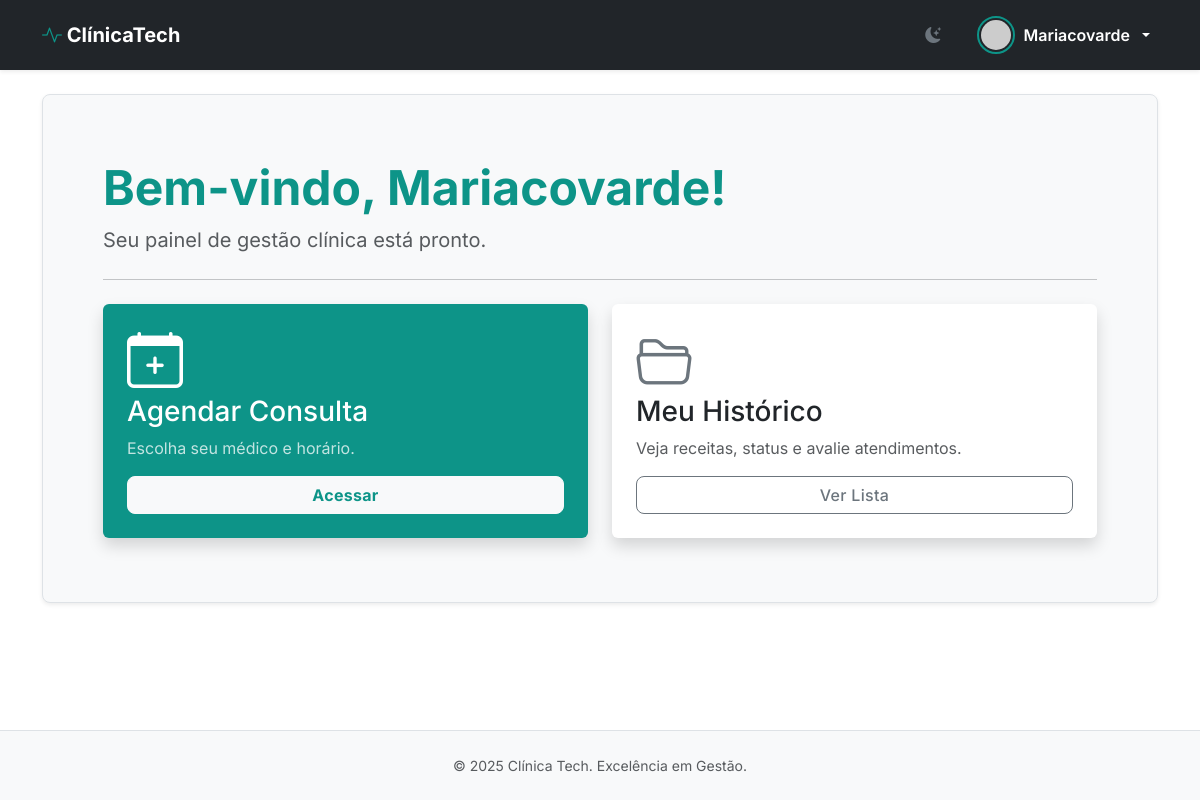
The page / (signed in) on the database as committed earlier.
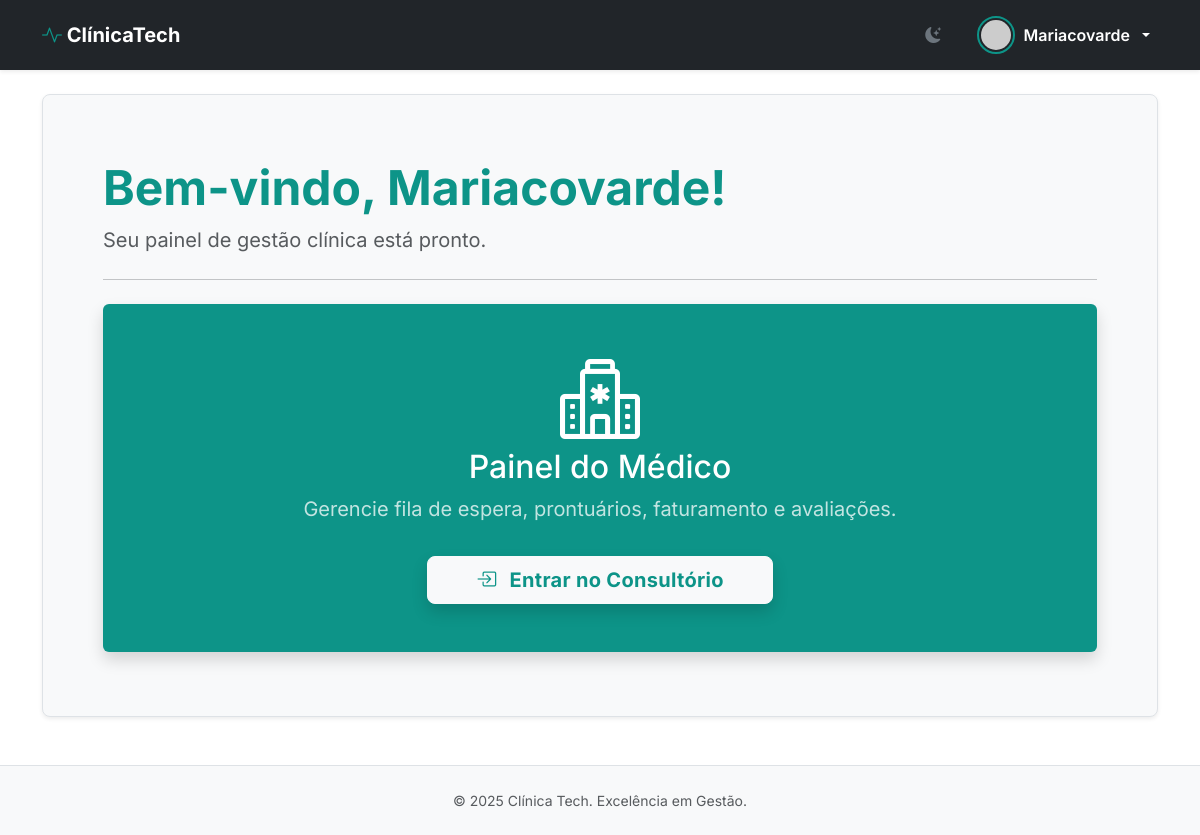
The same page on the database as committed later.
### core/views.py (the view)
# urls.py: path('', views.home, name='home'),
def home(request):
    return render(request, 'index.html')

### core/templates/index.html (shortened to what this page needs)
{% extends 'base.html' %}
{% block content %}
    {% if user.is_authenticated %}
        <div class="p-5 mb-4 bg-body-tertiary rounded-3 shadow-sm border">
            <div class="container-fluid py-3">
                <h1 class="display-5 fw-bold text-primary">
                    Bem-vindo, {{ user.first_name|default:user.username }}!
                </h1>
                <p class="col-md-8 fs-5 text-muted">Seu painel de gestão clínica está pronto.</p>
                <hr class="my-4">
                <div class="row g-4">
                    {% if user.tipo == 'PACIENTE' %}
                        <div class="col-md-6">
                            <div class="card h-100 border-0 bg-primary text-white shadow hover-scale">
                                <div class="card-body p-4 d-flex flex-column justify-content-between">
                                    <div>
                                        <h3>Agendar Consulta</h3>
                                        <p class="opacity-75">Escolha seu médico e horário.</p>
                                    </div>
                                    <a href="{% url 'agendar_consulta' %}" class="btn btn-light text-primary fw-bold stretched-link">Acessar</a>
                                </div>
                            </div>
                        </div>
                        <div class="col-md-6">
                            <div class="card h-100 border-0 bg-body shadow">
                                <div class="card-body p-4 d-flex flex-column justify-content-between">
                                    <div>
                                        <i class="bi bi-folder2-open display-4 mb-3 text-secondary"></i>
                                        <h3>Meu Histórico</h3>
                                        <p class="text-muted">Veja receitas, status e avalie atendimentos.</p>
                                    </div>
                                    <a href="{% url 'listar_agendamentos' %}" class="btn btn-outline-secondary stretched-link">Ver Lista</a>
                                </div>
                            </div>
                        </div>
                    {% endif %}
                    {% if user.tipo == 'MEDICO' %}
                        <div class="col-12">
                            <div class="card border-0 bg-primary text-white shadow">
                                <div class="card-body p-5 text-center">
                                    <i class="bi bi-hospital display-1 mb-3"></i>
                                    <h2>Painel do Médico</h2>
                                    <p class="fs-5 opacity-75">Gerencie fila de espera, prontuários, faturamento e avaliações.</p>
                                    <a href="{% url 'painel_medico' %}" class="btn btn-light btn-lg text-primary fw-bold mt-3 px-5 shadow">
                                        <i class="bi bi-box-arrow-in-right me-2"></i> Entrar no Consultório
                                    </a>
                                </div>
                            </div>
                        </div>
                    {% endif %}
                </div>
            </div>
        </div>
    {% endif %}
{% endblock %}

Rows that differ between the two databases and show on the page:
changed Usuario "Mariacovarde": tipo "PACIENTE" → "MEDICO" (drawn)
Other text that changed with them:
text no longer shown: "Acessar Meu Histórico Veja receitas, status e avalie atendimentos. Ver Lista"
text now shown: "Painel do Médico Gerencie fila de espera, prontuários, faturamento e avaliações. Entrar no Consultório"
